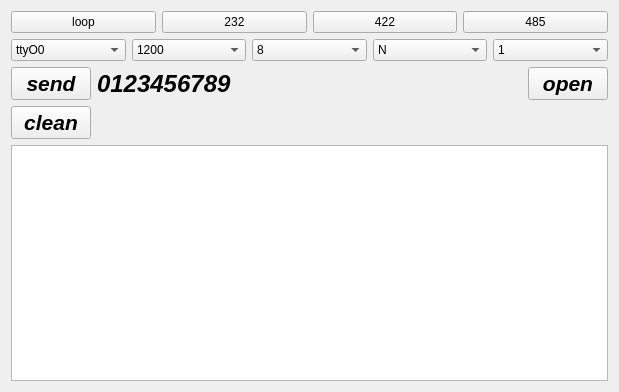
<?xml version="1.0" encoding="UTF-8"?>
<ui version="4.0">
 <class>Uart</class>
 <widget class="QWidget" name="Uart">
  <property name="geometry">
   <rect>
    <x>0</x>
    <y>0</y>
    <width>619</width>
    <height>392</height>
   </rect>
  </property>
  <property name="sizePolicy">
   <sizepolicy hsizetype="Expanding" vsizetype="Expanding">
    <horstretch>0</horstretch>
    <verstretch>0</verstretch>
   </sizepolicy>
  </property>
  <property name="windowTitle">
   <string>MainWindow</string>
  </property>
  <layout class="QVBoxLayout" name="verticalLayout">
   <item>
    <layout class="QHBoxLayout" name="horizontalLayout">
     <item>
      <widget class="QPushButton" name="pushButton_loop">
       <property name="sizePolicy">
        <sizepolicy hsizetype="Preferred" vsizetype="Preferred">
         <horstretch>0</horstretch>
         <verstretch>0</verstretch>
        </sizepolicy>
       </property>
       <property name="text">
        <string>loop</string>
       </property>
      </widget>
     </item>
     <item>
      <widget class="QPushButton" name="pushButton_232">
       <property name="sizePolicy">
        <sizepolicy hsizetype="Preferred" vsizetype="Preferred">
         <horstretch>0</horstretch>
         <verstretch>0</verstretch>
        </sizepolicy>
       </property>
       <property name="text">
        <string>232</string>
       </property>
      </widget>
     </item>
     <item>
      <widget class="QPushButton" name="pushButton_485">
       <property name="sizePolicy">
        <sizepolicy hsizetype="Preferred" vsizetype="Preferred">
         <horstretch>0</horstretch>
         <verstretch>0</verstretch>
        </sizepolicy>
       </property>
       <property name="text">
        <string>422</string>
       </property>
      </widget>
     </item>
     <item>
      <widget class="QPushButton" name="pushButton_422">
       <property name="sizePolicy">
        <sizepolicy hsizetype="Preferred" vsizetype="Preferred">
         <horstretch>0</horstretch>
         <verstretch>0</verstretch>
        </sizepolicy>
       </property>
       <property name="text">
        <string>485</string>
       </property>
      </widget>
     </item>
    </layout>
   </item>
   <item>
    <layout class="QHBoxLayout" name="horizontalLayout_2">
     <item>
      <widget class="QComboBox" name="portNameComboBox">
       <property name="sizePolicy">
        <sizepolicy hsizetype="Minimum" vsizetype="Preferred">
         <horstretch>0</horstretch>
         <verstretch>0</verstretch>
        </sizepolicy>
       </property>
       <property name="currentIndex">
        <number>0</number>
       </property>
       <item>
        <property name="text">
         <string>ttyO0</string>
        </property>
       </item>
       <item>
        <property name="text">
         <string>ttyO1</string>
        </property>
       </item>
       <item>
        <property name="text">
         <string>ttyO2</string>
        </property>
       </item>
       <item>
        <property name="text">
         <string>ttyO4</string>
        </property>
       </item>
      </widget>
     </item>
     <item>
      <widget class="QComboBox" name="baudRateComboBox">
       <property name="sizePolicy">
        <sizepolicy hsizetype="Minimum" vsizetype="Fixed">
         <horstretch>0</horstretch>
         <verstretch>0</verstretch>
        </sizepolicy>
       </property>
       <property name="currentIndex">
        <number>0</number>
       </property>
       <item>
        <property name="text">
         <string>1200</string>
        </property>
       </item>
       <item>
        <property name="text">
         <string>2400</string>
        </property>
       </item>
       <item>
        <property name="text">
         <string>4800</string>
        </property>
       </item>
       <item>
        <property name="text">
         <string>9600</string>
        </property>
       </item>
       <item>
        <property name="text">
         <string>19200</string>
        </property>
       </item>
       <item>
        <property name="text">
         <string>115200</string>
        </property>
       </item>
      </widget>
     </item>
     <item>
      <widget class="QComboBox" name="dataBitsComboBox">
       <property name="sizePolicy">
        <sizepolicy hsizetype="Minimum" vsizetype="Fixed">
         <horstretch>0</horstretch>
         <verstretch>0</verstretch>
        </sizepolicy>
       </property>
       <property name="currentIndex">
        <number>0</number>
       </property>
       <item>
        <property name="text">
         <string>8</string>
        </property>
       </item>
      </widget>
     </item>
     <item>
      <widget class="QComboBox" name="parityComboBox">
       <property name="sizePolicy">
        <sizepolicy hsizetype="Minimum" vsizetype="Fixed">
         <horstretch>0</horstretch>
         <verstretch>0</verstretch>
        </sizepolicy>
       </property>
       <item>
        <property name="text">
         <string>N</string>
        </property>
       </item>
      </widget>
     </item>
     <item>
      <widget class="QComboBox" name="stopBitsComboBox">
       <property name="sizePolicy">
        <sizepolicy hsizetype="Minimum" vsizetype="Fixed">
         <horstretch>0</horstretch>
         <verstretch>0</verstretch>
        </sizepolicy>
       </property>
       <item>
        <property name="text">
         <string>1</string>
        </property>
       </item>
      </widget>
     </item>
    </layout>
   </item>
   <item>
    <layout class="QGridLayout" name="gridLayout">
     <item row="0" column="3">
      <widget class="QPushButton" name="pushButton_open">
       <property name="font">
        <font>
         <pointsize>16</pointsize>
         <weight>75</weight>
         <italic>true</italic>
         <bold>true</bold>
        </font>
       </property>
       <property name="text">
        <string>open</string>
       </property>
      </widget>
     </item>
     <item row="0" column="2">
      <spacer name="horizontalSpacer_2">
       <property name="orientation">
        <enum>Qt::Horizontal</enum>
       </property>
       <property name="sizeHint" stdset="0">
        <size>
         <width>40</width>
         <height>20</height>
        </size>
       </property>
      </spacer>
     </item>
     <item row="0" column="0">
      <widget class="QPushButton" name="pushButton_send">
       <property name="font">
        <font>
         <pointsize>16</pointsize>
         <weight>75</weight>
         <italic>true</italic>
         <bold>true</bold>
        </font>
       </property>
       <property name="text">
        <string>send</string>
       </property>
      </widget>
     </item>
     <item row="0" column="1">
      <widget class="QLabel" name="label">
       <property name="font">
        <font>
         <pointsize>18</pointsize>
         <weight>75</weight>
         <italic>true</italic>
         <bold>true</bold>
        </font>
       </property>
       <property name="text">
        <string>0123456789</string>
       </property>
      </widget>
     </item>
    </layout>
   </item>
   <item>
    <layout class="QHBoxLayout" name="horizontalLayout_3">
     <item>
      <widget class="QPushButton" name="pushButton_receive_2">
       <property name="font">
        <font>
         <pointsize>16</pointsize>
         <weight>75</weight>
         <italic>true</italic>
         <bold>true</bold>
        </font>
       </property>
       <property name="text">
        <string>clean</string>
       </property>
      </widget>
     </item>
     <item>
      <spacer name="horizontalSpacer">
       <property name="orientation">
        <enum>Qt::Horizontal</enum>
       </property>
       <property name="sizeHint" stdset="0">
        <size>
         <width>40</width>
         <height>20</height>
        </size>
       </property>
      </spacer>
     </item>
     <item>
      <spacer name="horizontalSpacer_3">
       <property name="orientation">
        <enum>Qt::Horizontal</enum>
       </property>
       <property name="sizeHint" stdset="0">
        <size>
         <width>40</width>
         <height>20</height>
        </size>
       </property>
      </spacer>
     </item>
     <item>
      <spacer name="horizontalSpacer_4">
       <property name="orientation">
        <enum>Qt::Horizontal</enum>
       </property>
       <property name="sizeHint" stdset="0">
        <size>
         <width>40</width>
         <height>20</height>
        </size>
       </property>
      </spacer>
     </item>
    </layout>
   </item>
   <item>
    <widget class="QTextEdit" name="textEdit"/>
   </item>
  </layout>
 </widget>
 <layoutdefault spacing="6" margin="11"/>
 <resources/>
 <connections/>
</ui>
